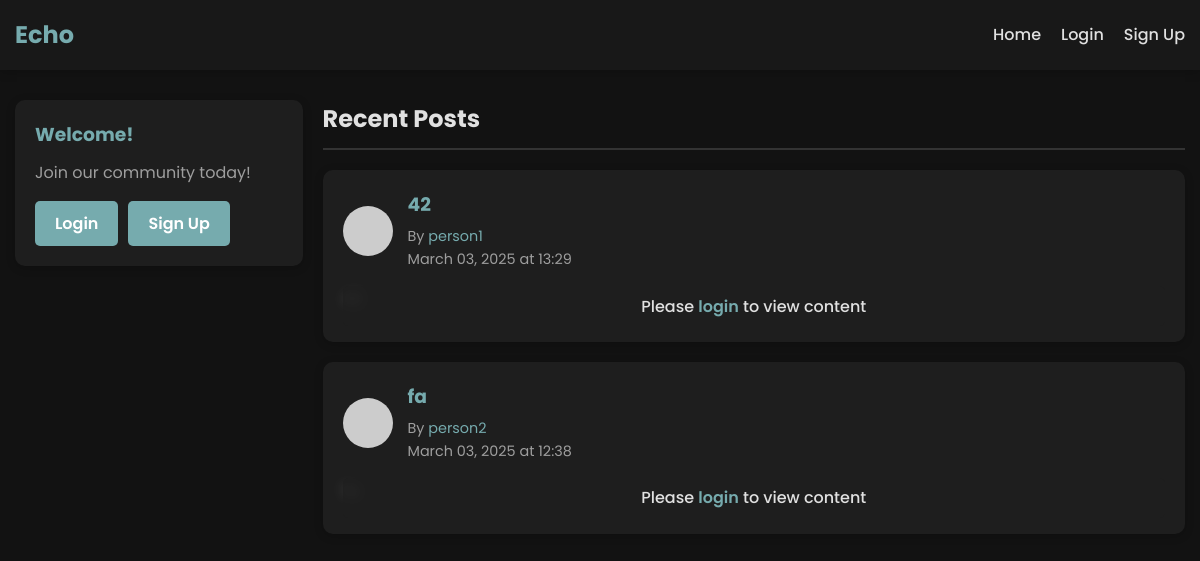
Before: / with the older database file.
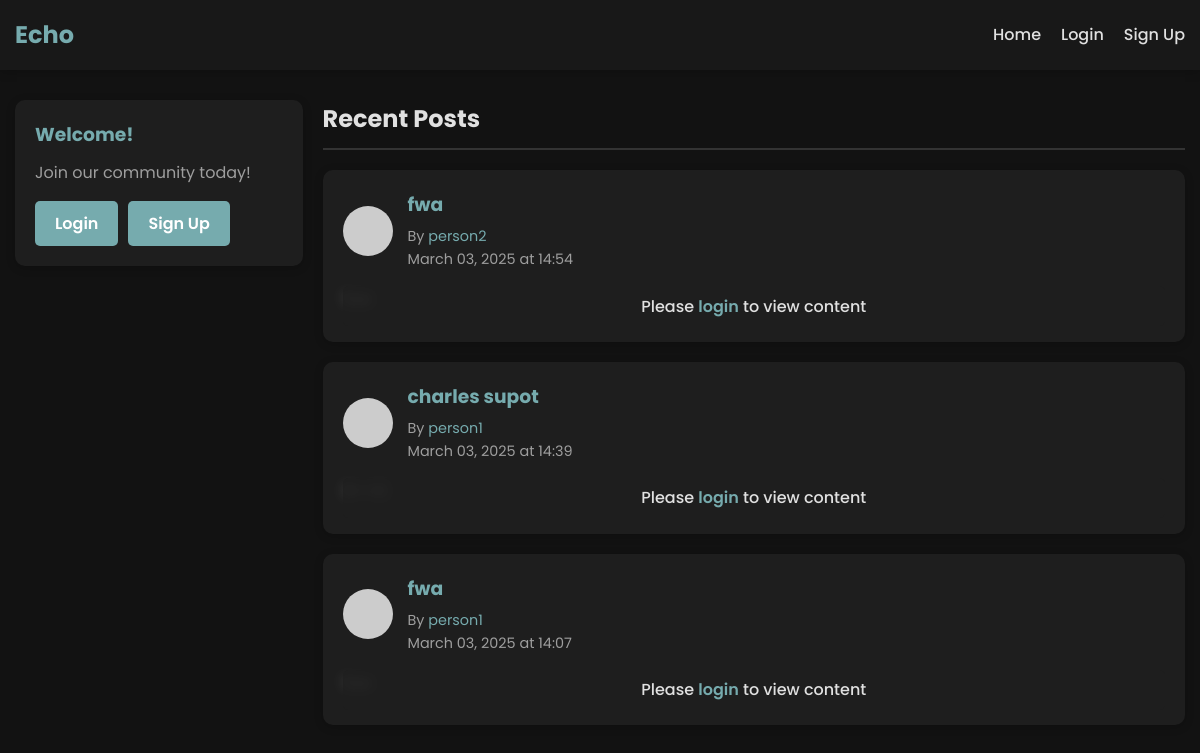
After: the same page with the newer database file.
### app.py (models this page shows, shortened)
class Post(db.Model):
    id = db.Column(db.Integer, primary_key=True)
    title = db.Column(db.String(100), nullable=False)
    content = db.Column(db.Text, nullable=False)
    timestamp = db.Column(db.DateTime, default=datetime.utcnow)
    user_id = db.Column(db.Integer, db.ForeignKey('user.id'), nullable=False)
    edited = db.Column(db.Boolean, default=False)
    edited_timestamp = db.Column(db.DateTime, nullable=True)
    likes = db.relationship('Like', backref='post', lazy='dynamic', cascade='all, delete-orphan')
    comments = db.relationship('Comment', backref='post', lazy='dynamic', cascade='all, delete-orphan')

class User(UserMixin, db.Model):
    id = db.Column(db.Integer, primary_key=True)
    username = db.Column(db.String(80), unique=True, nullable=False)
    email = db.Column(db.String(120), unique=True, nullable=False)
    password_hash = db.Column(db.String(128), nullable=False)
    bio = db.Column(db.Text, default='')
    join_date = db.Column(db.DateTime, default=datetime.utcnow)
    posts = db.relationship('Post', backref='author', lazy=True, cascade='all, delete-orphan')
    likes = db.relationship('Like', backref='user', lazy='dynamic', cascade='all, delete-orphan')
    comments = db.relationship('Comment', backref='user', lazy='dynamic', cascade='all, delete-orphan')
    friends = db.relationship(
        'User',
        secondary=friendship,
        primaryjoin=(friendship.c.user_id == id),
        secondaryjoin=(friendship.c.friend_id == id),
        backref=db.backref('followed_by', lazy='dynamic'),
        lazy='dynamic'
    )

### app.py (the view)
@app.route('/')
def index():
    if current_user.is_authenticated:
        posts = current_user.friend_posts().all()
    else:
        posts = Post.query.order_by(Post.timestamp.desc()).limit(5).all()
    return render_template('index.html', posts=posts)

### templates/index.html (shortened to what this page needs)
{% extends 'base.html' %}
{% block content %}
<div class="home-container">
    <div class="sidebar">
        <div class="sidebar-section">
            <h3>Welcome{% if current_user.is_authenticated %}, {{ current_user.username }}{% endif %}!</h3>
            {% if current_user.is_authenticated %}
                <p>Share your thoughts with friends</p>
                <a href="{{ url_for('create_post') }}" class="btn btn-primary">Create New Post</a>
            {% else %}
                <p>Join our community today!</p>
                <div class="auth-buttons">
                    <a href="{{ url_for('login') }}" class="btn btn-primary">Login</a>
                    <a href="{{ url_for('signup') }}" class="btn btn-secondary">Sign Up</a>
                </div>
            {% endif %}
        </div>
    </div>
    <div class="main-content">
        <h2>{% if current_user.is_authenticated %}Your Newsfeed{% else %}Recent Posts{% endif %}</h2>
        {% if posts %}
            <div class="posts-container">
                {% for post in posts %}
                    <div class="post-card">
                        <div class="post-header">
                            <img src="https://ui-avatars.com/api/?name={{ post.author.username }}&background=random" alt="Profile" class="avatar">
                            <div class="post-info">
                                <h3><a href="{{ url_for('login') }}">{{ post.title }}</a></h3>
                                <p class="author">By <a href="{{ url_for('login') }}">{{ post.author.username }}</a></p>
                                <p class="date">{{ post.timestamp.strftime('%B %d, %Y at %H:%M') }}</p>
                            </div>
                        </div>
                        <div class="post-content {% if not current_user.is_authenticated %}blurred-content{% endif %}">
                            {% if current_user.is_authenticated %}
                                <p>{{ post.content[:200] }}{% if post.content|length > 200 %}...{% endif %}</p>
                                <a href="{{ url_for('post', post_id=post.id) }}" class="read-more">Read more</a>
                            {% else %}
                                <div class="login-overlay">
                                    <p>Please <a href="{{ url_for('login') }}">login</a> to view content</p>
                                </div>
                                <p class="hidden-content">{{ post.content[:200] }}{% if post.content|length > 200 %}...{% endif %}</p>
                            {% endif %}
                        </div>
                    </div>
                {% endfor %}
            </div>
        {% endif %}
    </div>
</div>
{% endblock %}

Changed rows visible on the page:
removed Post: title "fa", author.username "person2", timestamp "March 03, 2025 at 12:38"
added Post: title "fwa", author.username "person2", timestamp "March 03, 2025 at 14:54"
added Post: title "charles supot", author.username "person1", timestamp "March 03, 2025 at 14:39"
changed Post: title "42" → "fwa"; timestamp "March 03, 2025 at 13:29" → "March 03, 2025 at 14:07"
